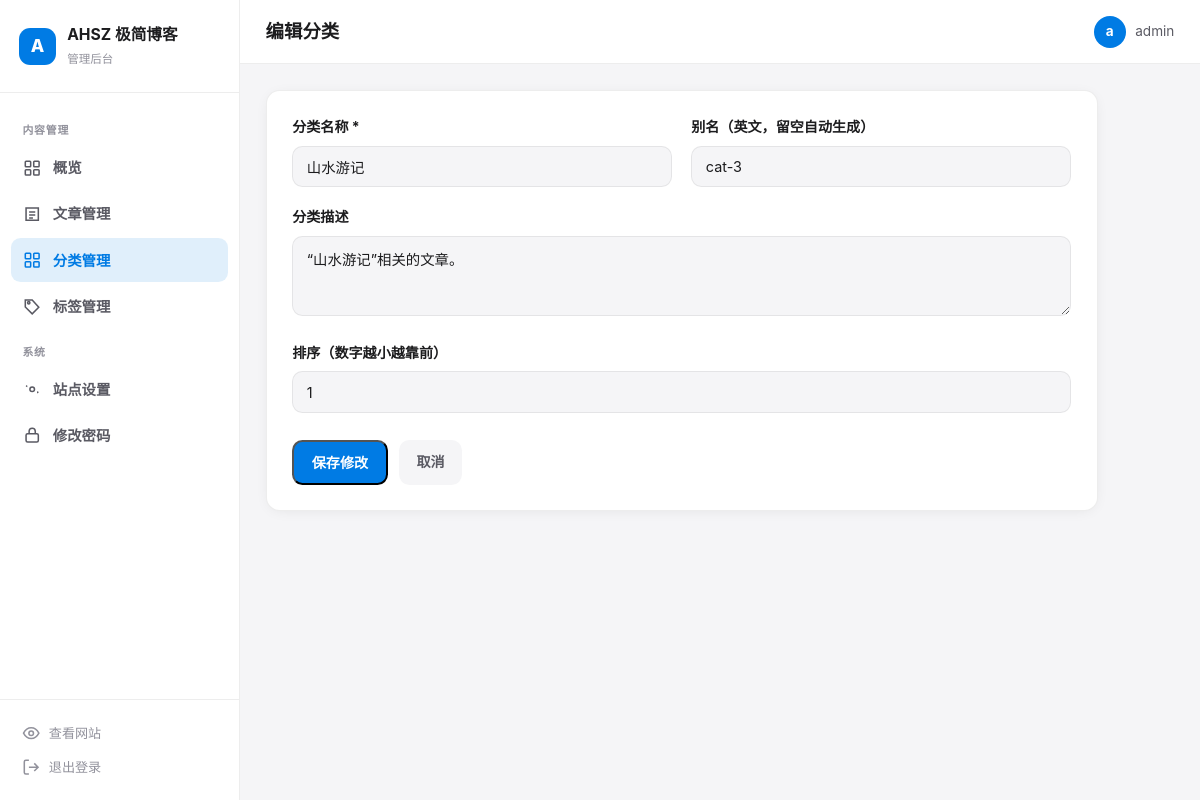
Page /admin/index.php?m=category-edit&id=1 (signed in) on the committed database.
### tables this page shows
CREATE TABLE categories (
        id INTEGER PRIMARY KEY AUTOINCREMENT,
        name TEXT NOT NULL,
        alias TEXT NOT NULL UNIQUE,
        description TEXT NOT NULL DEFAULT '',
        sort_order INTEGER NOT NULL DEFAULT 0,
        created_at INTEGER NOT NULL
    );

### admin/index.php (called while the page is built, shortened)
<?php
$m = $_GET['m'] ?? 'dashboard';
$db = db();
$view = $m;
if ($m === 'dashboard') {
    $stats = site_stats();
    $recent = $db->query("SELECT p.*, c.name cname FROM posts p LEFT JOIN categories c ON c.id=p.category_id ORDER BY p.created_at DESC LIMIT 6")->fetchAll();
} elseif ($m === 'posts') {
    $posts = $db->query("SELECT p.*, c.name cname FROM posts p LEFT JOIN categories c ON c.id=p.category_id ORDER BY p.created_at DESC")->fetchAll();
} elseif ($m === 'categories') {
    $cats = $db->query("SELECT c.*, (SELECT COUNT(*) FROM posts p WHERE p.category_id=c.id) cnt FROM categories c ORDER BY c.sort_order,c.id")->fetchAll();
} elseif ($m === 'category-edit') {
    $id = (int)($_GET['id'] ?? 0);
    if ($id > 0) { $st = $db->prepare("SELECT * FROM categories WHERE id=?"); $st->execute([$id]); $cat = $st->fetch(); }
} elseif ($m === 'tags') {
    $tags = get_tags();
} elseif ($m === 'password') {
}
include __DIR__ . '/views/layout-head.php';
include __DIR__ . '/views/' . $view . '.php';
include __DIR__ . '/views/layout-foot.php';

### inc/functions.php (called while the page is built, shortened)
<?php
function e(?string $s): string {
    return htmlspecialchars((string)$s, ENT_QUOTES, 'UTF-8');
}

### admin/views/category-edit.php (the view, shortened to what this page needs)
<?php $isEdit = (bool)$cat; ?>
<form method="post" action="index.php?m=cate-save">
  <div class="form-card">
    <div class="form-grid">
      <div class="form-row">
        <label>分类名称 *</label>
        <input class="input" name="name" value="<?= e($cat['name'] ?? '') ?>" required>
      </div>
      <div class="form-row">
        <label>别名（英文，留空自动生成）</label>
        <input class="input" name="alias" value="<?= e($cat['alias'] ?? '') ?>" placeholder="例如：life">
      </div>
    </div>
    <div class="form-row">
      <label>分类描述</label>
      <textarea name="description" style="min-height:80px;" placeholder="简单描述这个分类"><?= e($cat['description'] ?? '') ?></textarea>
    </div>
    <div class="form-row">
      <label>排序（数字越小越靠前）</label>
      <input class="input" type="number" name="sort_order" value="<?= (int)($cat['sort_order'] ?? 0) ?>">
    </div>
    <div class="form-actions">
      <button class="btn btn-primary" type="submit"><?= $isEdit?'保存修改':'新建分类' ?></button>
      <a href="index.php?m=categories" class="btn btn-ghost">取消</a>
    </div>
  </div>
</form>

### assets/admin.css (style rules this page uses)
:root { --hue:250; --primary:oklch(0.58 0.19 var(--hue)); --primary-soft:oklch(0.58 0.19 var(--hue)/0.12); --bg:#f5f5f7; --card:#fff; --text:#1c1c1e; --text2:#5a5a63; --muted:#92929c; --border:rgba(0,0,0,.07); --input:#f5f5f7; --danger:#e5484d; --danger-soft:rgba(229,72,77,.1); --shadow:0 2px 16px -6px rgba(0,0,0,.12); --radius:.85rem; }
* { box-sizing:border-box;margin:0;padding:0 }
body { font-family:-apple-system,BlinkMacSystemFont,"Segoe UI","PingFang SC","Microsoft YaHei",sans-serif;background:var(--bg);color:var(--text);font-size:14px;line-height:1.6;-webkit-font-smoothing:antialiased }
a { color:inherit;text-decoration:none }
.input,textarea,select { width:100%;padding:.7rem .85rem;border-radius:.65rem;border:1px solid var(--border);background:var(--input);color:var(--text);outline:none;font-size:.9rem;font-family:inherit;transition:border .15s }
.btn { display:inline-flex;align-items:center;justify-content:center;gap:.4rem;padding:.65rem 1.1rem;border-radius:.65rem;font-weight:600;font-size:.88rem;transition:filter .15s,transform .15s;white-space:nowrap }
.btn-primary { background:var(--primary);color:#fff }
.btn-ghost { background:var(--input);color:var(--text2) }
.form-card { background:var(--card);border:1px solid var(--border);border-radius:var(--radius);padding:1.6rem;box-shadow:var(--shadow);max-width:52rem }
.form-row { margin-bottom:1.2rem }
.form-row label { display:block;font-weight:700;font-size:.88rem;margin-bottom:.45rem }
.form-grid { display:grid;grid-template-columns:1fr 1fr;gap:1.2rem }
textarea { min-height:130px;resize:vertical;line-height:1.7 }
.form-actions { display:flex;gap:.7rem;padding-top:.5rem }

### rows in the picture
categories: name "山水游记", alias "cat-3", description "“山水游记”相关的文章。", sort_order "1"

### other values in the picture
mb_substr($siteName,0,1,'UTF-8') "A"
$siteName "AHSZ 极简博客"
mb_substr($_SESSION['admin_user'] ?? 'A',0,1) "a"
$_SESSION['admin_user'] "admin"
